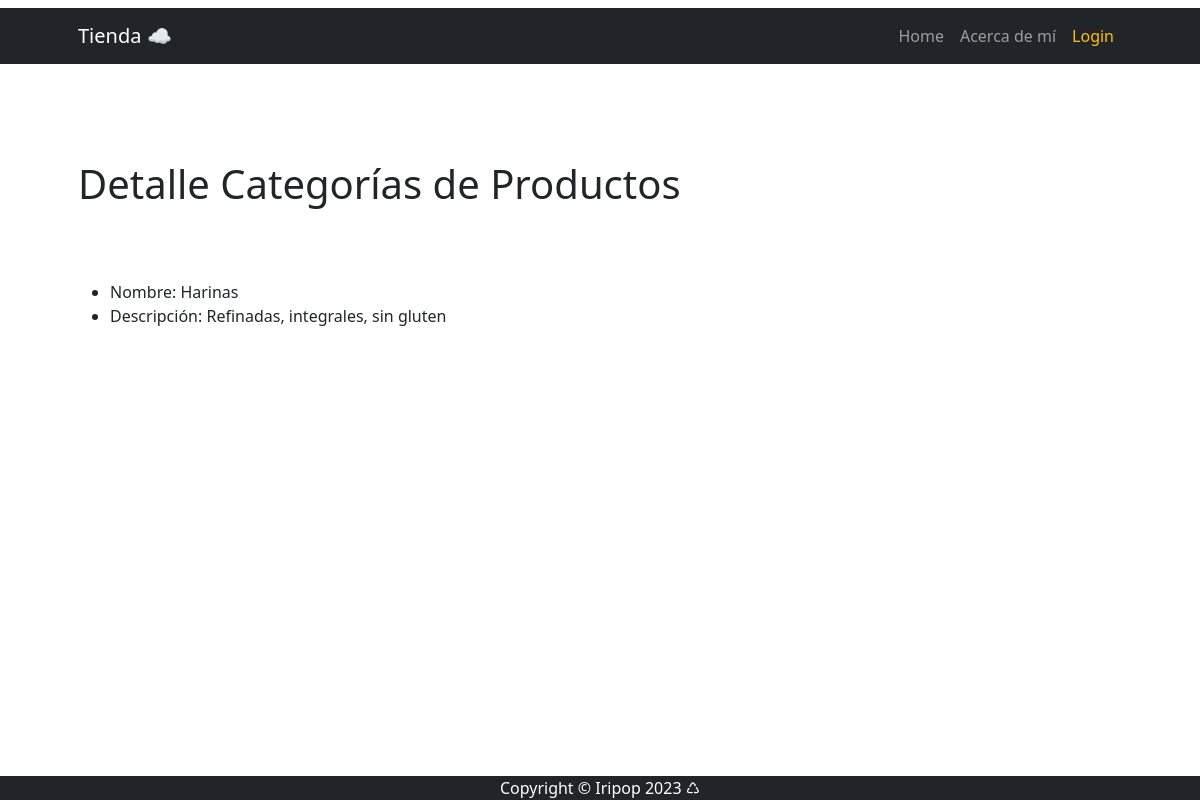
Screenshot of /productocategoria/detail/5 with the database file from the repository.
### apps/producto/models.py (models this page shows, shortened)
class ProductoCategoria(models.Model):
    nombre = models.CharField(max_length=200, unique=True)
    descripcion = models.CharField(
        max_length=250, null=True, blank=True, verbose_name="descripción")
    class Meta:
        verbose_name = "categoría de productos"
        verbose_name_plural = "categorías de productos"

### apps/producto/views.py (the view)
# urls.py: path("productocategoria/detail/<int:pk>", views.ProductoCategoriaDetail.as_view(), name="productocategoria_detail"),
class ProductoCategoriaDetail(DetailView):
    model = models.ProductoCategoria

### apps/producto/templates/producto/productocategoria_detail.html
{% extends 'producto/index.html' %}
{% block INDEX_TITULO %}
    Detalle Categorías de Productos
{% endblock INDEX_TITULO %}
{% block INDEX_CONTENIDO %}
    <ul>
        <li>Nombre: {{ object.nombre }} </li>
        <li>Descripción: {{ object.descripcion }} </li>
    </ul>
{% endblock INDEX_CONTENIDO %}

### rows the page displays
ProductoCategoria: nombre "Harinas", descripcion "Refinadas, integrales, sin gluten"
